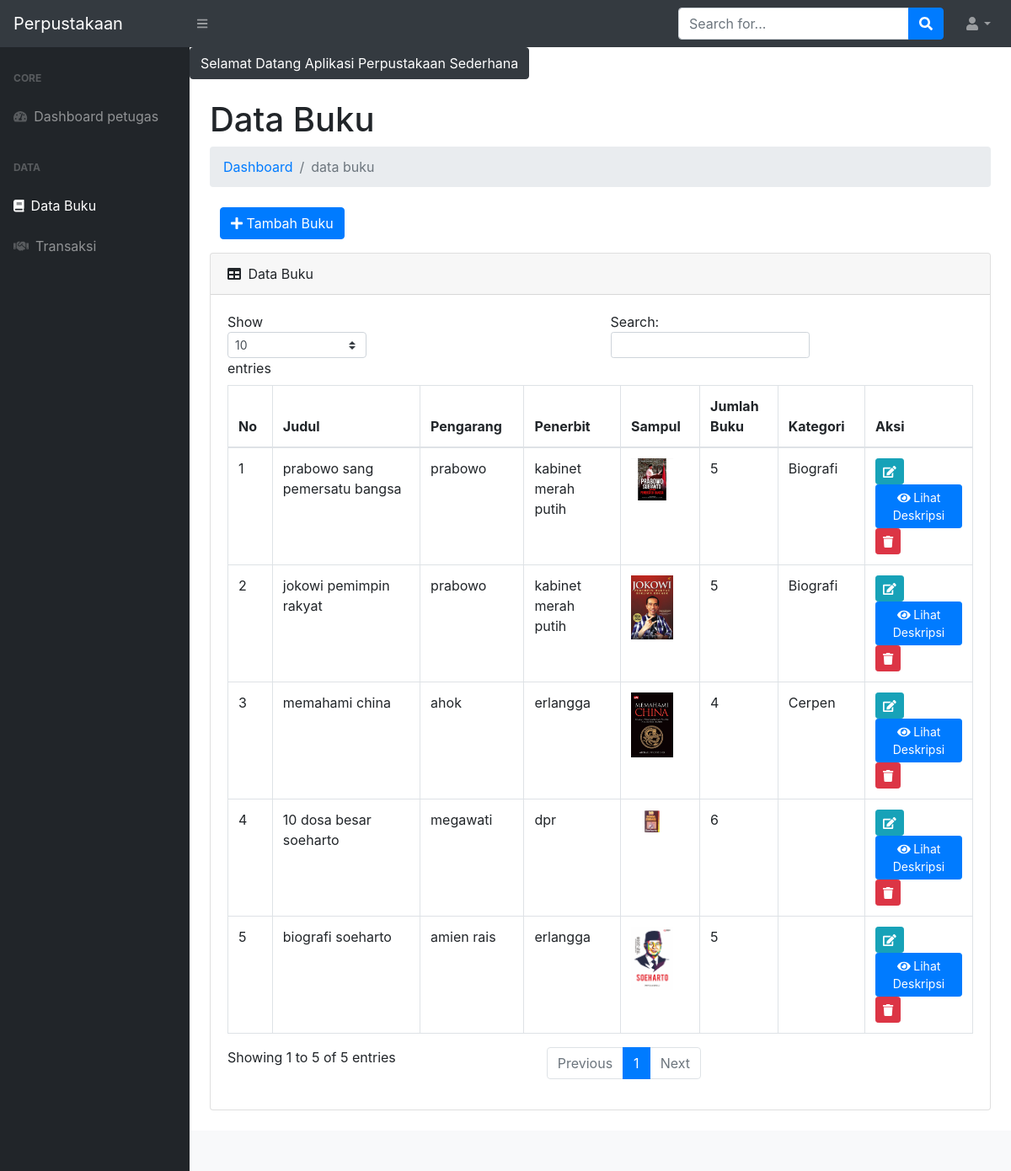
Screenshot of /halaman_petugas.php?p=buku (signed in) with the database file from the repository.
### tables this page shows
CREATE TABLE `tb_buku` (
  `id_buku` int(11) NOT NULL,
  `judul_buku` varchar(200) NOT NULL,
  `pengarang_buku` varchar(100) NOT NULL,
  `penerbit_buku` varchar(150) NOT NULL,
  `tahun_terbit` varchar(4) NOT NULL,
  `isbn` varchar(25) NOT NULL,
  `jumlah_buku` int(3) NOT NULL,
  `kategori` varchar(20) NOT NULL,
  `lokasi` enum('Rak 1','Rak 2','Rak 3') NOT NULL,
  `tgl_input` date NOT NULL,
  `foto` varchar(255) NOT NULL
);

### page_petugas/buku/buku.php (the view)
<?php
$ambilBuku = $conn->query("SELECT * FROM tb_buku ORDER BY id_buku DESC") or die(mysqli_error($conn));
?>
<h1 class="mt-4">Data Buku</h1>
<ol class="breadcrumb mb-4">
    <li class="breadcrumb-item"><a href="halaman_petugas.php">Dashboard</a></li>
    <li class="breadcrumb-item active">data buku</li>
</ol>
<div class="col-md-6">
    <a href="?p=buku&aksi=tambah" class="btn btn-primary mb-3"><i class="fa fa-plus"></i> Tambah Buku</a>
</div>
<div class="card mb-4">
    <div class="card-header">
        <i class="fas fa-table mr-1"></i>
        Data Buku
    </div>
    <div class="card-body">
        <div class="table-responsive">
            <table class="table table-bordered" id="dataTable" width="100%" cellspacing="0">
                <thead>
                    <tr>
                        <th>No</th>
                        <th>Judul</th>
                        <th>Pengarang</th>
                        <th>Penerbit</th>
                        <th>Sampul</th>
                        <th>Jumlah Buku</th>
                        <th>Kategori</th>
                        <th>Aksi</th>
                    </tr>
                </thead>
                <tbody>
                    <?php
                    $no = 1;
                    while ($pecahBuku = $ambilBuku->fetch_assoc()) {
                    ?>
                        <tr>
                            <td><?= $no++; ?></td>
                            <td><?= $pecahBuku['judul_buku']; ?></td>
                            <td><?= $pecahBuku['pengarang_buku']; ?></td>
                            <td><?= $pecahBuku['penerbit_buku']; ?></td>
                            <td>
                                <?php if (!empty($pecahBuku['foto'])): ?>
                                    <img src="img/<?= $pecahBuku['foto']; ?>" alt="Sampul Buku" width="50">
                                <?php else: ?>
                                    <span>Tidak ada gambar</span>
                                <?php endif; ?>
                            </td>
                            <td><?= $pecahBuku['jumlah_buku']; ?></td>
                            <td><?= $pecahBuku['kategori']; ?></td>
                            <td>
                                <a href="?p=buku&aksi=ubah&id=<?= $pecahBuku['id_buku']; ?>" class="btn btn-info btn-sm"><i class="fa fa-edit"></i></a>
                                <a href="?p=buku&aksi=deskripsi&id=<?= $pecahBuku['id_buku']; ?>" class="btn btn-primary btn-sm">
                                    <i class="fa fa-eye"></i> Lihat Deskripsi
                                </a>
                                <a href="?p=buku&aksi=hapus&id=<?= $pecahBuku['id_buku']; ?>" class="btn btn-danger btn-sm"><i class="fa fa-trash" onclick="return confirm('Yakin ?')"></i></a>
                            </td>
                        </tr>
                    <?php } ?>
                </tbody>
            </table>
        </div>
    </div>
</div>

### halaman_petugas.php (shortened to what this page needs)
<?php
require_once 'config/koneksi.php';
$page = @$_GET['p'];
$aksi = @$_GET['aksi'];
?>
<?php var_dump($_SESSION['login']);  ?>
<!DOCTYPE html>
<html lang="en">
    <head>
        <link href="css/styles.css" rel="stylesheet" />
    </head>
    <body>
        <nav class="sb-topnav navbar navbar-expand navbar-dark bg-dark">
            <a class="navbar-brand" href="index.php">Perpustakaan</a>
            <button class="btn btn-link btn-sm order-1 order-lg-0" id="sidebarToggle" href="#"><i class="fas fa-bars"></i></button>
            <form class="d-none d-md-inline-block form-inline ml-auto mr-0 mr-md-3 my-2 my-md-0">
                <div class="input-group">
                    <input class="form-control" type="text" placeholder="Search for..." aria-label="Search" aria-describedby="basic-addon2" />
                    <div class="input-group-append">
                        <button class="btn btn-primary" type="button"><i class="fas fa-search"></i></button>
                    </div>
                </div>
            </form>
            <ul class="navbar-nav ml-auto ml-md-0">
                <li class="nav-item dropdown">
                    <a class="nav-link dropdown-toggle" id="userDropdown" href="#" role="button" data-toggle="dropdown" aria-haspopup="true" aria-expanded="false"><i class="fas fa-user fa-fw"></i></a>
                </li>
            </ul>
        </nav>
        <div id="layoutSidenav">
            <div id="layoutSidenav_nav">
                <nav class="sb-sidenav accordion sb-sidenav-dark" id="sidenavAccordion">
                    <div class="sb-sidenav-menu">
                        <div class="nav">
                            <div class="sb-sidenav-menu-heading">Core</div>
                            <a class="nav-link" href="halaman_petugas.php">
                                <div class="sb-nav-link-icon"><i class="fas fa-tachometer-alt"></i></div>
                                Dashboard petugas
                            </a>
                            <div class="sb-sidenav-menu-heading">Data</div>
                            <a class="nav-link" href="?p=buku">
                                <div class="sb-nav-link-icon"><i class="fa fa-book" aria-hidden="true"></i></div>
                                Data Buku
                            </a>
                            <a class="nav-link" href="?p=transaksi">
                                <div class="sb-nav-link-icon"><i class="fa fa-handshake" aria-hidden="true"></i></div>
                                Transaksi
                            </a>
                        </div>
                    </div>
                </nav>
            </div>
            <div id="layoutSidenav_content">
                <main>
                    <marquee behavior="scroll" class="btn btn-dark">Selamat Datang <b><?= $_SESSION['login']['nama']; ?></b> Aplikasi Perpustakaan Sederhana</marquee>
                    <div class="container-fluid">
                    <?php
                    if($page == 'buku') {
                        if($aksi == '') {
                            require_once 'page_petugas/buku/buku.php';
                        } else if($aksi == 'tambah') {
                            require_once 'page_petugas/buku/tambah.php';
                        } else if($aksi == 'ubah') {
                            require_once 'page_petugas/buku/ubah.php';
                        } else if($aksi == 'hapus') {
                            require_once 'page_petugas/buku/hapus.php';
                        } elseif ($aksi == 'deskripsi') {
                            require_once 'page_petugas/buku/deskripsi.php';
                        }
                    } else if($page == 'transaksi') {
                        if($aksi == '') {
                            require_once 'page/transaksi/transaksi.php';
                        } else if($aksi == 'tambah') {
                            require_once 'page/transaksi/tambah.php';
                        } else if($aksi == 'kembali') {
                            require_once 'page/transaksi/kembali.php';
                        } else if($aksi == 'perpanjang') {
                            require_once 'page/transaksi/perpanjang.php';
                        }
                    }
                    ?>
                    </div>
                </main>
                <footer class="py-4 bg-light mt-auto">
                </footer>
            </div>
        </div>
    </body>
</html>

### rows the page displays
tb_buku: judul_buku "prabowo sang pemersatu bangsa", pengarang_buku "prabowo", penerbit_buku "kabinet merah putih", foto (picture), jumlah_buku "5", kategori "Biografi"
tb_buku: judul_buku "jokowi pemimpin rakyat", pengarang_buku "prabowo", penerbit_buku "kabinet merah putih", foto (picture), jumlah_buku "5", kategori "Biografi"
tb_buku: judul_buku "memahami china", pengarang_buku "ahok", penerbit_buku "erlangga", foto (picture), jumlah_buku "4", kategori "Cerpen"
tb_buku: judul_buku "10 dosa besar soeharto", pengarang_buku "megawati", penerbit_buku "dpr", foto (picture), jumlah_buku "6"
tb_buku: judul_buku "biografi soeharto", pengarang_buku "amien rais", penerbit_buku "erlangga", foto (picture), jumlah_buku "5"
